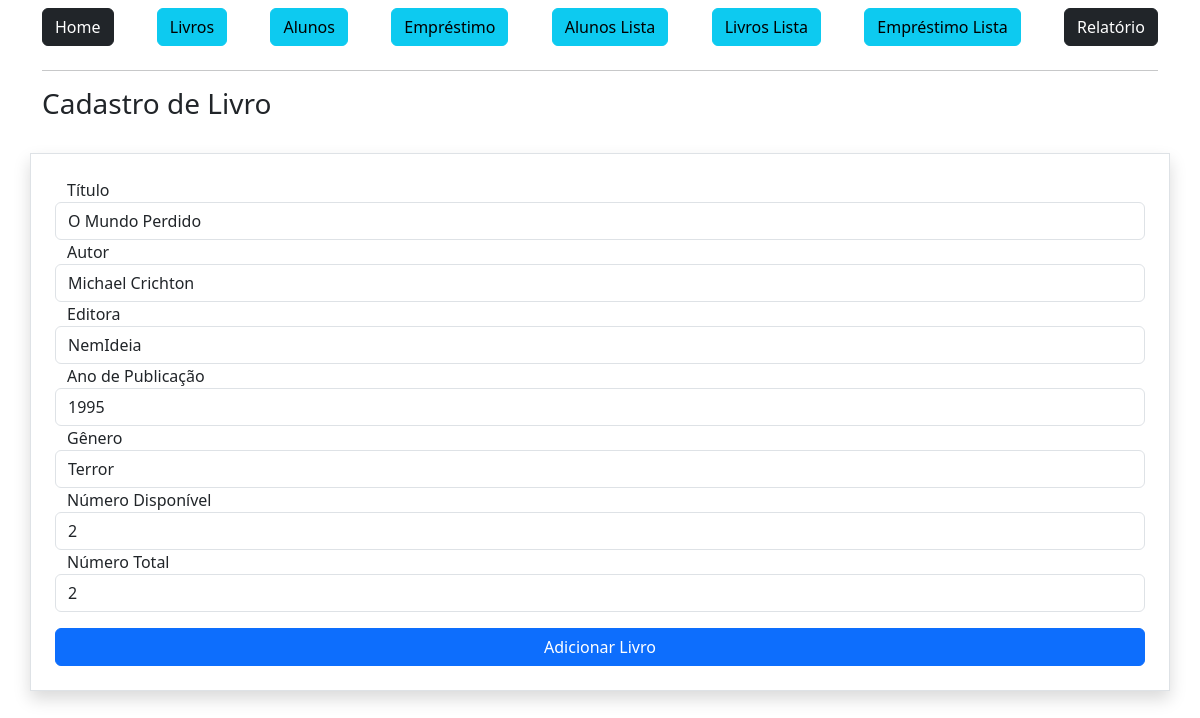
/livro/editar/2 (signed in), run on the app's committed database.
### app/models.py (models this page shows)
class Book(db.Model):
    id = db.Column(db.Integer, primary_key=True)
    title = db.Column(db.String, nullable=False)
    author = db.Column(db.String, nullable=False)
    publisher = db.Column(db.String, nullable=False)
    publiYear = db.Column(db.Integer, nullable=False)
    genre = db.Column(db.String, nullable=False)
    availNumber = db.Column(db.Integer, nullable=False)
    totalNumber = db.Column(db.Integer, nullable=False)

### app/view.py (the view)
@app.route('/livro/editar/<int:id>', methods=['GET', 'POST'])
@login_required
def bookEdit(id):
    form = BookForm()
    book = Book.query.get_or_404(id)  # Busca o empréstimo pelo ID
    if form.validate_on_submit():
        book.title = form.title.data
        book.author = form.author.data
        book.publisher = form.publisher.data
        book.publiYear = form.publiYear.data
        book.genre = form.genre.data
        book.availNumber = form.availNumber.data
        book.totalNumber = form.totalNumber.data
        db.session.commit()
        flash("Livro editado com sucesso")
        return redirect(url_for('bookList'))  # redireciona de volta pra lista
    else:
        if request.method == "POST":  # só mostra se o usuário realmente tentou enviar
            for field, errors in form.errors.items():
                for error in errors:
                    flash(f"Erro no campo {getattr(form, field).label.text}: {error}", "danger")
    form.title.data = book.title
    form.author.data = book.author
    form.publisher.data = book.publisher
    form.publiYear.data = book.publiYear
    form.genre.data = book.genre
    form.availNumber.data = book.availNumber
    form.totalNumber.data = book.totalNumber
    return render_template('livroEditar.html', form=form, book=book)

### app/forms.py (shortened to what this page needs)
class BookForm(FlaskForm):
    title = StringField('Título', validators=[DataRequired()])
    author = StringField('Autor', validators=[DataRequired()])
    publisher = StringField('Editora', validators=[DataRequired()])
    publiYear = IntegerField('Ano de Publicação', validators=[DataRequired()])
    genre = StringField('Gênero', validators=[DataRequired()])
    availNumber = IntegerField('Número Disponível', validators=[DataRequired()])
    totalNumber = IntegerField('Número Total', validators=[DataRequired()])
    btnSubmit = SubmitField('Adicionar Livro')

### app/__init__.py (called while the page is built)
@login_manager.user_loader
def load_user(user_id):
    return Employee.query.get(int(user_id))

### app/view.py (called while the page is built)
@app.before_request
def atualizar_status_atrasados():
    hoje = datetime.now()
    emprestimos = Loan.query.filter(
        Loan.status == 'Emprestado',
        Loan.returnDate == None,
        Loan.returnLimit < hoje
    ).all()
    for emprestimo in emprestimos:
        emprestimo.status = 'Atrasado'
    if emprestimos:
        db.session.commit()

### app/templates/livroEditar.html (shortened to what this page needs)
{% extends 'base.html' %}
{% block content %}
    <div class="container">
        <div class="row">
            <h3>Cadastro de Livro</h3>
        </div>
        <form action="" method="post" class="row mt-4 p-4 round border shadow">
            {{form.title.label}}
            {{form.title(class="form-control")}}
            {{form.author.label}}
            {{form.author(class="form-control")}}
            {{form.publisher.label}}
            {{form.publisher(class="form-control")}}
            {{form.publiYear.label}}
            {{form.publiYear(class="form-control")}}
            {{form.genre.label}}
            {{form.genre(class="form-control")}}
            {{form.availNumber.label}}
            {{form.availNumber(class="form-control")}}
            {{form.totalNumber.label}}
            {{form.totalNumber(class="form-control")}}
            {{form.btnSubmit(class="btn btn-primary col-12 mt-3")}}
        </form>
    </div>
{% endblock %}

### data on the page
Book: title "O Mundo Perdido", author "Michael Crichton", publisher "NemIdeia", publiYear "1995", genre "Terror", availNumber "2", totalNumber "2"
